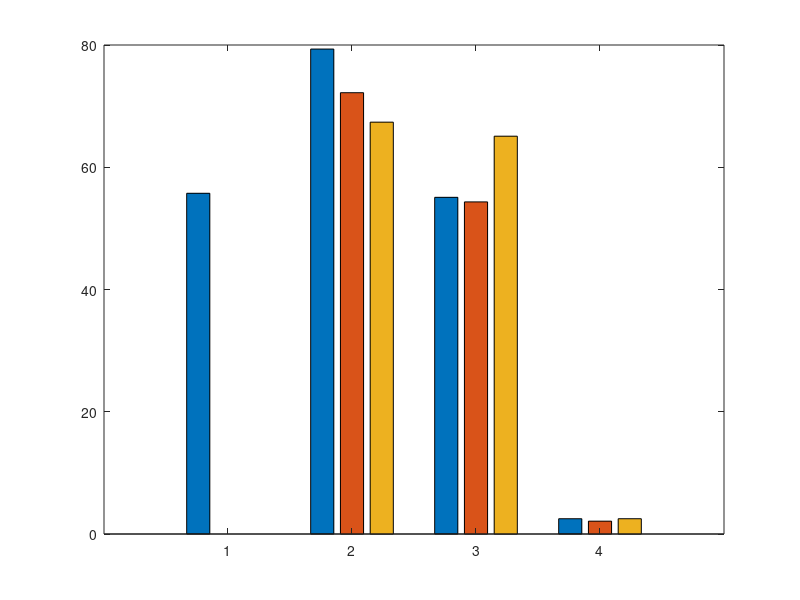

Write the MATLAB code that produced this figure. (Note: this script raises an error after producing the figure.)

% %average genome volumes
% 
% microadriaticum cell 1 2.1169e+09
% 
% pilosum cell 1 2.5083e+09
% pilosum cell 2 2.7563e+09
% pilosum cell 3 2.9535e+09
% 
% minutum cell 1 2.7233e+09
% minutum cell 2 2.7608e+09
% minutum cell 3 2.3048e+09
% 
% brandotinium nutricula cell 1 1.5224e+10
% brandotinium nutricula cell 2 1.8176e+09
% brandotinium nutricula cell 3 1.6883e+10

% %average chromosome volumes
% 
% microadriaticum cell 1 2.4615e+07
% 
% pilosum cell 1 2.5336e+07
% pilosum cell 2 2.8126e+07
% pilosum cell 3 3.1420e+07
% 
% minutum cell 1 10.893e+07
% minutum cell 2  9.5201e+07
% minutum cell 3 7.4348e+07
% 
% brandotinium nutricula cell 1 1.2082e+08
% brandotinium nutricula cell 2 1.8738e+07
% brandotinium nutricula cell 3 5.9869e+07
% 
% %DNA vol/Chromatin vol

microadriaticum_DNA_Chromatin_vol_percentage = [55.7421; 0; 0];

pilosum_DNA_Chromatin_vol_percentage = [79.3363; 72.1970; 67.3773];

minutum_DNA_Chromatin_vol_percentage = [55.0797; 54.3317; 65.0815];

kawagutii_DNA_Chromatin_vol_percentage = [2.5; 2.1; 2.5];

%ADD COLOUR GRADIENT FOR DIFFERENT CELLS
%FaceColor = [0.4660 0.6740 0.1880]*1.45)
%FaceColor = [0.4660 0.6740 0.1880])
%FaceColor = [0.4660 0.6740 0.1880]/1.45)

% h=bar(x,'grouped') where x is an n by m matrix, will create a bar chart with n groups that each have m bars. h will be a 1xm matrix of bar handles.  
% To apply a color to each group, create a n by 3 matrix of RGB color values that defines the color for each group.  Then apply the color matrix to the CData property of each bar object (R2017b or later). You'll also need to set FaceColor to flat.  

data = [microadriaticum_DNA_Chromatin_vol_percentage'; pilosum_DNA_Chromatin_vol_percentage'; minutum_DNA_Chromatin_vol_percentage'; kawagutii_DNA_Chromatin_vol_percentage'];
figure
b = bar(data, 'grouped');

colors = [0 0.4470 0.7410; 0.4940 0.1840 0.5560; 0.9290 0.6940 0.1250; 0.4660 0.6740 0.1880];
b(1).FaceColor = 'flat'; 
b(1).CData = colors;

b(2).FaceColor = 'flat'; 
b(2).CData = colors;

b(3).FaceColor = 'flat'; 
b(3).CData = colors;

set(gca,'XTickLabel',{'Symbiodinium microadriaticum','Symbiodinium pilosum','Symbiodinium minutum','Symbiodinium kawagutii'});
%lgd=legend({'Symbiodinium microadriaticum','Symbiodinium pilosum','Symbiodinium minutum','Symbiodinium kawagutii'},'Location', 'northwest', 'FontAngle', 'italic');
%legend boxoff
ylabel('(DNA Volume/Chromatin Volume)*100%','FontSize', 24)
ylim([0 100])
ax = gca;
ax.FontSize = 16;
